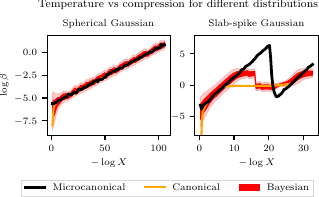

The script that saved this image:
import numpy as np
import matplotlib.pyplot as plt
from aeons.utils import *
from aeons.regress import *
from aeons.endpoint import *
from aeons.plotting import *
from aeons.beta import *
figsettings()

fig, axs = plt.subplots(1, 2, figsize=(3.5, 1.3))

name, samples = get_samples('gauss_32')
iterations, logbetas_grad, logbetas_logL, logbetas_mean, logbetas_std = read_from_txt(f'{data_dir}/logbetas/{name}.txt')
logXs = samples.logX().iloc[iterations]
plot_std(-logXs, logbetas_mean, logbetas_std, label=f'Bayesian', ax=axs[0], color='red')
axs[0].plot(-logXs, logbetas_logL, color='orange', label='Canonical')
axs[0].plot(-logXs, logbetas_grad, color='black', lw=2, label='Microcanonical')

name, samples = get_samples('slab_spike')
iterations, logbetas_grad, logbetas_logL, logbetas_mean, logbetas_std = read_from_txt(f'{data_dir}/logbetas/{name}.txt')
logXs = samples.logX().iloc[iterations]
plot_std(-logXs, logbetas_mean, logbetas_std, label=f'Bayesian', ax=axs[1], color='red')
axs[1].plot(-logXs, logbetas_logL, color='orange', label='Canonical')
axs[1].plot(-logXs, logbetas_grad, color='black', lw=2, label='Microcanonical')

for ax in axs:
    ax.set_xlabel(r"$-\log X$")

axs[0].set_ylabel(r'$\log \beta$')    
axs[1].set_ylim(-8, 8)

handles, labels = axs[0].get_legend_handles_labels()
axs[0].legend(handles[::-1], labels[::-1], ncol=3, bbox_to_anchor=(2.2, -0.4), fontsize=7)
axs[0].set_title('Spherical Gaussian', fontsize=7)
axs[1].set_title('Slab-spike Gaussian', fontsize=7)
fig.suptitle('Temperature vs compression for different distributions', y=1.15, fontsize=8)
fig.savefig('beta_comparison.pdf', bbox_inches='tight', pad_inches=0)
